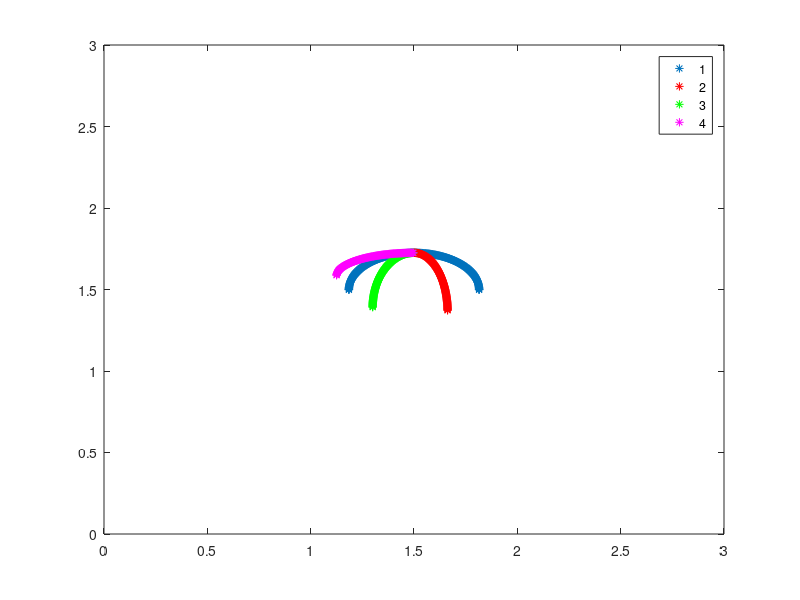
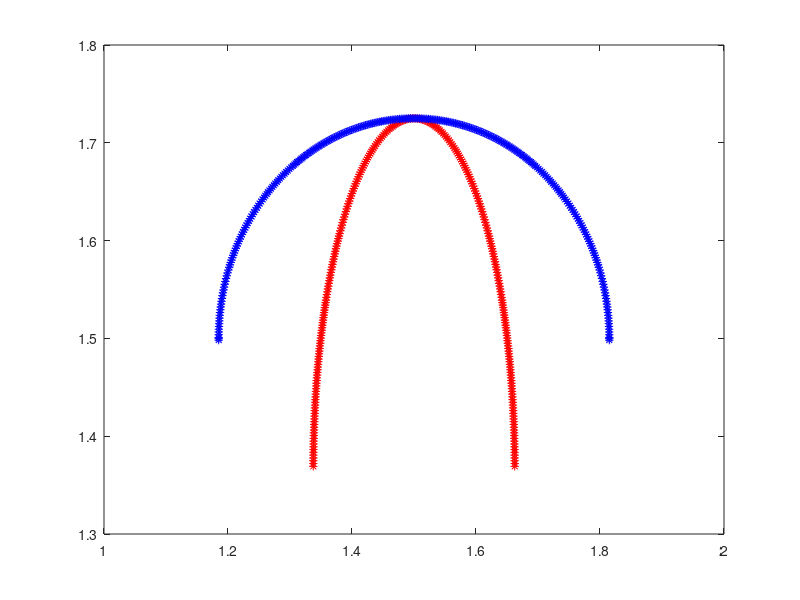

Reproduce these figures in MATLAB, in order.
function give_Me_Jelly()

L = 3;           % Length of Computational Domain
ds = L/(2*512);  % Makes Lagrangian Spaced based on 1024x1024 finest grid

frac = 0.5;

% Makes Geometry for EQUILIBRIUM State %
%
a1 = 0.63;  %Semi-major axis length for position ONE (Expanded State)
b1 = 0.45;  %Semi-minor axis length for position ONE (Expanded State)
a1 = frac*a1; b1 = frac*b1;
a1
b1
[X1 Y1 Ninfo arcL] = make_Geometry_Position_ONE(ds,a1,b1);

% Makes Geometry for OVER-CONTRACTED State for RIGHT side %
% 
a2 = 0.325; %Semi-major axis length for position TWO (Contracted State)
b2 = 0.6;   %GUESS: Semi-minor axis length for position TWO (Contracted State)
a2 = frac*a2; b2 = frac*b2;
[X2 Y2 b2] = make_Geometry_Position_TWO(a2,b2,b1,Ninfo,arcL);

% Makes Geometry for LESS-CONTRACTED State for LEFT side %
%
a3 = 0.4;   %Semi-major axis length for position TWO (Contracted State)
b3 = 0.7;   %GUESS: Semi-minor axis length for position TWO (Contracted State)
a3 = frac*a3; b3 = frac*b3;
a3
b3
[X3 Y3 b3] = make_Geometry_Position_TWO(a3,b3,b1,Ninfo,arcL);


% Makes Geometry for OVER-EXPANDED State for LEFT SIDE %
%
a4 = 0.75;  %Semi-major axis length for position TWO (Contracted State)
b4 = 0.3;   %GUESS: Semi-minor axis length for position TWO (Contracted State)
a4 = frac*a4; b4 = frac*b4;
[X4 Y4 b4] = make_Geometry_Position_TWO(a4,b4,b1,Ninfo,arcL);

% Translate Points from [-L/2,L/2]x[-L/2,L/2] -> [0,L]x[0,L]
X1 = X1 + L/2; Y1 = Y1 + L/2; 
X2 = X2 + L/2; Y2 = Y2 + L/2; 
X3 = X3 + L/2; Y3 = Y3 + L/2; 
X4 = X4 + L/2; Y4 = Y4 + L/2; 

nArm = (length(X1)-1)/2;

% Plots Geometry for Both Phases %
val = frac*0.75;
plot(X1,Y1,'*',X2(1:nArm),Y2(1:nArm),'r*',X3(nArm+2:end),Y3(nArm+2:end),'g*',X4(nArm+2:end),Y4(nArm+2:end),'m*'); hold on;
axis([0 L 0 L]);
legend('1','2','3','4');

figure(2)
plot(X2,Y2,'r*'); hold on;
plot(X1,Y1,'b*'); hold on;

% Prints Useful Info about Geometry %
fprintf('\n\n');
fprintf('Number of Total Geometry Pts: %d\n',Ninfo(2));
fprintf('Number of Geometry Pts in EACH Arm: %d\n',Ninfo(1));
fprintf('Arc length of bell (one side): %d\n',arcL);
fprintf('\n');
fprintf('(X1,Y1): Equilibrium State\n');
fprintf('(X2,Y2): OVER-Contracted State for RIGHT Side\n');
fprintf('(X3,Y3): Contracted State for LEFT Side (slightly less than right side)\n');
fprintf('(X4,Y4): OVER-EXPANDED State for LEFT Side\n');
fprintf('\n');
fprintf('Idea: \n');
fprintf('RHS contracts further than LHS, rests & returns to equil. state after LHS begins expanding\n');
fprintf('LHS contracts less than RHS, then expands further than equil. state and then returns to equil. state\n');
fprintf('\n');
fprintf('PUT FOLLOWING IN UPDATE_TARGET_POINTS.C:\n');
fprintf('numPts (# of Total Geometry Pts): %d\n',Ninfo(2));
fprintf('NL_Start (FIRST Point in LEFT Arm): %d\n\n\n',Ninfo(1)+1);


% Prints INPUT files %
print_Vertex_Pts(X1,Y1,Ninfo);
target_force = 1e6;
print_Target_Pts(target_force,Ninfo);


% Prints all vectors to .TXT files %
%print_Text_Files(Ninfo,X1,Y1,X2,Y2,X3,Y3,X4,Y4)

% Prints 2-Position Right/Left Side vectors to .TXT files %
print_2_Position_Text_File(Ninfo,X1,Y1,X2,Y2,X3,Y3);


%%%%%%%%%%%%%%%%%%%%%%%%%%%%%%%%%%%%%%%%%%%%%%%%%%%%%%%%%%%%%%%%%%%%%%%%%%%%%
%
% Function: Prints 2 Position Phases:
%           XY(:,1) = original position x-Values
%           XY(:,3) = original position y-Values
%           XY(2:N+1,2) = 2nd position x-Values for RIGHT bell
%           XY(N+2:end,2) = 2nd position x-Values for LEFT bell
%           XY(2:N+1,4) = 2nd position y-Values for RIGHT bell
%           XY(N+2:end,4) = 2nd position y-Values for LEFT bell
%
%%%%%%%%%%%%%%%%%%%%%%%%%%%%%%%%%%%%%%%%%%%%%%%%%%%%%%%%%%%%%%%%%%%%%%%%%%%%%

function print_2_Position_Text_File(Ninfo,X1,Y1,X2,Y2,X3,Y3)

N = Ninfo(1);    % Number of pts. in ONE arm
NTot = Ninfo(2); % Total # of Lag Pts. on Jelly Bell

% Initialization
XY = zeros(NTot,4); 

% Construct Matrices For Storing Points
XY(:,1) = X1(1:NTot); XY(:,2) = X1(1:NTot); 
XY(:,3) = Y1(1:NTot); XY(:,4) = Y1(1:NTot); 

% 2nd Phase Right Arm
XY(2:N+1,2) = X2(2:N+1);
XY(2:N+1,4) = Y2(2:N+1);

% 2nd Phase Left Arm
XY(N+2:end,2) = X3(N+2:end);
XY(N+2:end,4) = Y3(N+2:end);

% PLOT TEST! %
%figure(3)
%plot(XY(:,1),XY(:,3),'k*'); hold on;
%plot(XY(:,2),XY(:,4),'g*'); hold on;

% PRINT x/y-Information %
fileID_x1 = fopen('XY_2Pos.txt','w');
fprintf(fileID_x1,'%1.16e\n',X1);
fclose(fileID_x1);


%%%%%%%%%%%%%%%%%%%%%%%%%%%%%%%%%%%%%%%%%%%%%%%%%%%%%%%%%%%%%%%%%%%%%%%%%%%%%
%
% Function to PRINT all TEXT files for both PHASES
%
%%%%%%%%%%%%%%%%%%%%%%%%%%%%%%%%%%%%%%%%%%%%%%%%%%%%%%%%%%%%%%%%%%%%%%%%%%%%%

function print_Text_Files(Ninfo,X1,Y1,X2,Y2,X3,Y3,X4,Y4)

N = Ninfo(1); %Number of pts. in ONE arm

% x-Information %

fileID_x1 = fopen('x1.txt','w');
fprintf(fileID_x1,'%1.16e\n',X1);
fclose(fileID_x1);

fileID_x2 = fopen('x2.txt','w');
fprintf(fileID_x2,'%1.16e\n',X2);
fclose(fileID_x2);

fileID_x3 = fopen('x3.txt','w');
fprintf(fileID_x3,'%1.16e\n',X3);
fclose(fileID_x3);

fileID_x4 = fopen('x4.txt','w');
fprintf(fileID_x4,'%1.16e\n',X4);
fclose(fileID_x4);

% y-Information %

fileID_y1 = fopen('y1.txt','w');
fprintf(fileID_y1,'%1.16e\n',Y1);
fclose(fileID_y1);

fileID_y2 = fopen('y2.txt','w');
fprintf(fileID_y2,'%1.16e\n',Y2);
fclose(fileID_y2);

fileID_y3 = fopen('y3.txt','w');
fprintf(fileID_y3,'%1.16e\n',Y3);
fclose(fileID_y3);

fileID_y4 = fopen('y4.txt','w');
fprintf(fileID_y4,'%1.16e\n',Y4);
fclose(fileID_y4);


% xR1 = X1(2:2+N-1); % x-Pts. on RHS of center point for Position ONE
% xL1 = X1(2+N:end); % x-Pts. on LHS of center point for Position ONE
% 
% xR2 = X2(2:2+N-1); % x-Pts. on RHS of center point for Position TWO
% xL2 = X2(2+N:end); % x-Pts. on LHS of center point for Position TWO
% 
% yR1 = Y1(2:2+N-1); % y-Pts. on RHS of center point for Position ONE
% yL1 = Y1(2+N:end); % y-Pts. on RHS of center point for Position ONE
% 
% yR2 = Y2(2:2+N-1); % y-Pts. on LHS of center point for Position TWO
% yL2 = Y2(2+N:end); % y-Pts. on LHS of center point for Position TWO
% 
% 
% fileID_xR1 = fopen('xR_1.txt','w');
% fprintf(fileID_xR1,'%1.16e\n',xR1);
% fclose(fileID_xR1);
% 
% fileID_xR2 = fopen('xR_2.txt','w');
% fprintf(fileID_xR2,'%1.16e\n',xR2);
% fclose(fileID_xR2);
% 
% fileID_xL1 = fopen('xL_1.txt','w');
% fprintf(fileID_xL1,'%1.16e\n',xL1);
% fclose(fileID_xL1);
% 
% fileID_xL2 = fopen('xL_2.txt','w');
% fprintf(fileID_xL2,'%1.16e\n',xL2);
% fclose(fileID_xL2);
% 
% 
% fileID_yR1 = fopen('yR_1.txt','w');
% fprintf(fileID_yR1,'%1.16e\n',yR1);
% fclose(fileID_yR1);
% 
% fileID_yR2 = fopen('yR_2.txt','w');
% fprintf(fileID_yR2,'%1.16e\n',yR2);
% fclose(fileID_yR2);
% 
% fileID_yL1 = fopen('yL_1.txt','w');
% fprintf(fileID_yL1,'%1.16e\n',yL1);
% fclose(fileID_yL1);
% 
% fileID_yL2 = fopen('yL_2.txt','w');
% fprintf(fileID_yL2,'%1.16e\n',yL2);
% fclose(fileID_yL2);


%%%%%%%%%%%%%%%%%%%%%%%%%%%%%%%%%%%%%%%%%%%%%%%%%%%%%%%%%%%%%%%%%%%%%%%%%%%%%
%
% Makes the Oblate Geometry (via ellipses)
%
%%%%%%%%%%%%%%%%%%%%%%%%%%%%%%%%%%%%%%%%%%%%%%%%%%%%%%%%%%%%%%%%%%%%%%%%%%%%%

function [X1 Y1 Ninfo arcL] = make_Geometry_Position_ONE(ds,a,b)

%a: Semi-major axis (along horizontal)
%b: Semi-minor axis (along vertical)

%Finding elliptical arc length
h = ( (a-b)/(a+b) )^2;
arcL = (1/4)* pi*(a+b)*(1 + 3*h/ (10 + sqrt(4-3*h) ) ); % (1/4)th of the entire ELLIPTICAL ARC

n = 1;        %counting for array
X(n) = 0;     %first x-value at (0,-b)
Y(n) = -b;    %first y-value at (0,-b)
tprev = -pi/2;  %initial angle 

tol = ds / 10; %error tolerance for root-finding algorithm

maxy = max(a,b);

    while tprev < 0 
    
        n = n+1;
        tnext = tprev + ds/maxy; %Guess for next angle value
        
        if tprev < -pi/4
            tfar =  0.0;%abs(2*tprev);      %Far guess
        else
            tfar = pi/4;
        end
            
        %initiating guess for bisection-algorithm
        xn = a*cos(tnext);
        yn = b*sin(tnext);
        errSign = ( ds - sqrt( (xn-X(n-1))^2 + (yn-Y(n-1))^2 ) );
        err = abs(errSign);
    
        %Bisection algorithm to make points equally spaced
        while ( err > tol )
        
            if errSign < 0
                tfar = tnext;
                tnext = (tnext+tprev)/2;
            elseif errSign > 0
                tprev = tnext;
                tnext = (tnext+tfar)/2;
            end
            
            if tnext<tprev
                fprintf('NOT CONVERGING AT ANGLE %d\n',tprev)
                break;  
            end
            
            xn = a*cos(tnext);
            yn = b*sin(tnext);
            errSign = ( ds - sqrt( (xn-X(n-1))^2 + (yn-Y(n-1))^2 ) );
            err = abs(errSign);
        end
        
        X(n) = xn;   %Store X-value
        Y(n) = yn;   %Store Y-value
        tprev = tnext; %Update previous angle
    
        %plot(xn,yn,'*'); hold on;

        
    end
    
 N = length(X);   
 X(N+1) = a; %Add one more pt.
 Y(N+1) = 0; %Add one more pt.
  
 X1 = [X -X(2:end)]; %Reflects geometry 
 Y1 = -[Y  Y(2:end)]; %Y-values for reflected X-value points
 
 Ninfo(1) = N;          % # of pts. along one arm (NOT counting center pt.)
 Ninfo(2) = length(X1); % Total # of pts. in geometry

 
 
%%%%%%%%%%%%%%%%%%%%%%%%%%%%%%%%%%%%%%%%%%%%%%%%%%%%%%%%%%%%%%%%%%%%%%%%%%%%%
%
% Makes the Oblate Geometry (via ellipses)
%
%%%%%%%%%%%%%%%%%%%%%%%%%%%%%%%%%%%%%%%%%%%%%%%%%%%%%%%%%%%%%%%%%%%%%%%%%%%%%

function [X2 Y2 b] = make_Geometry_Position_TWO(a,bguess,b1,Ninfo,L)


%Find correct b to give same length arm
b = Newtons_Give_Me_Semi_Minor(a,bguess,L);


%Finding elliptical arc length
h = ( (a-b)/(a+b) )^2;
arcL = (1/4)* pi*(a+b)*(1 + 3*h/ (10 + sqrt(4-3*h) ) ); % (1/4)th of the entire ELLIPTICAL ARC

ds2 = arcL / Ninfo(1); %Ensures same number of pts on arm for position ONE and TWO

[X Y Ninfo] = make_Elliptic_Geometry_Position_TWO(ds2,a,b,Ninfo);

dV = b1-b;   %Makes sure first pt is the same as in position ONE

Y2 = -(Y-dV);%Minus sign to put jelly into right orientation
X2 = X;

%Ninfo
%plot(X2,Y2,'r*'); hold on;


%%%%%%%%%%%%%%%%%%%%%%%%%%%%%%%%%%%%%%%%%%%%%%%%%%%%%%%%%%%%%%%%%%%%%%%%%%%%%
%
% Makes the Oblate Geometry (via ellipses)
%
%%%%%%%%%%%%%%%%%%%%%%%%%%%%%%%%%%%%%%%%%%%%%%%%%%%%%%%%%%%%%%%%%%%%%%%%%%%%%

function b = Newtons_Give_Me_Semi_Minor(a,bn,L)

tol = 1e-6;

bprev = 0.2*bn; %"Previous Guess" (left side of guess)
bnext = bn;     % First "Guess" at b
bfar =  1.5*bn; %"Far Guess" (right side of guess)

%Finding elliptical arc length
h = ( (a-bn)/(a+bn) )^2;
arcL = (1/4)* pi*(a+bn)*(1 + 3*h/ (10 + sqrt(4-3*h) ) ); % (1/4)th of the entire ELLIPTICAL ARC

errSign = L - arcL;
err = abs( errSign );


%Bisection algorithm to make points equally spaced
while ( err > tol )
        
    if errSign < 0
        bfar = bnext;
        bnext = (bnext+bprev)/2;
    elseif errSign > 0
        bprev = bnext;
        bnext = (bnext+bfar)/2;
    end
            
    %if bnext<bprev
    %    fprintf('NOT CONVERGING AT ANGLE %d\n',tprev)
    %    break;  
    %end
         
    %Finding elliptical arc length
    h = ( (a-bnext)/(a+bnext) )^2;
    arcL = (1/4)* pi*(a+bnext)*(1 + 3*h/ (10 + sqrt(4-3*h) ) ); % (1/4)th of the entire ELLIPTICAL ARC
    
    errSign = ( L - arcL );
    err = abs(errSign);
end

b = bnext; %Assign value

%%%%%%%%%%%%%%%%%%%%%%%%%%%%%%%%%%%%%%%%%%%%%%%%%%%%%%%%%%%%%%%%%%%%%%%%%%%%%
%
% Makes the Oblate Geometry (via ellipses)
%
%%%%%%%%%%%%%%%%%%%%%%%%%%%%%%%%%%%%%%%%%%%%%%%%%%%%%%%%%%%%%%%%%%%%%%%%%%%%%

function [X1 Y1 Ninfo] = make_Elliptic_Geometry_Position_TWO(ds,a,b,Ninfo)

%a: Semi-major axis (along horizontal)
%b: Semi-minor axis (along vertical)

n = 1;        %counting for array
X(n) = 0;     %first x-value at (0,-b)
Y(n) = -b;    %first y-value at (0,-b)
tprev = -pi/2;  %initial angle 

tol = ds / 10; %error tolerance for root-finding algorithm

maxy = max(a,b);

    while n < Ninfo(1)+1 
    
        n = n+1;
        tnext = tprev + ds/maxy; %Guess for next angle value
        
        if tprev < -pi/4
            tfar =  0.0;%abs(2*tprev);      %Far guess
        else
            tfar = pi/4;
        end
            
        %initiating guess for bisection-algorithm
        xn = a*cos(tnext);
        yn = b*sin(tnext);
        errSign = ( ds - sqrt( (xn-X(n-1))^2 + (yn-Y(n-1))^2 ) );
        err = abs(errSign);
    
        %Bisection algorithm to make points equally spaced
        while ( err > tol )
        
            if errSign < 0
                tfar = tnext;
                tnext = (tnext+tprev)/2;
            elseif errSign > 0
                tprev = tnext;
                tnext = (tnext+tfar)/2;
            end
            
            if tnext<tprev
                fprintf('NOT CONVERGING AT ANGLE %d\n',tprev)
                break;  
            end
            
            xn = a*cos(tnext);
            yn = b*sin(tnext);
            errSign = ( ds - sqrt( (xn-X(n-1))^2 + (yn-Y(n-1))^2 ) );
            err = abs(errSign);
        end
        
        X(n) = xn;   %Store X-value
        Y(n) = yn;   %Store Y-value
        tprev = tnext; %Update previous angle
    
        %plot(xn,yn,'*'); hold on;

        
    end
    
 N = length(X)-1;   
 %X(N+1) = a; %Add one more pt.
 %Y(N+1) = 0; %Add one more pt.
 
 %plot(X,Y,'*'); hold on;
 
 X1 = [X -X(2:end)]; %Reflects geometry 
 Y1 = [Y  Y(2:end)]; %Y-values for reflected X-value points
 
 Ninfo(1) = N;          % # of pts. along one arm (NOT counting center pt.)
 Ninfo(2) = length(X1); % Total # of pts. in geometry














%%%%%%%%%%%%%%%%%%%%%%%%%%%%%%%%%%%%%%%%%%%%%%%%%%%%%%%%%%%%%%%%%%%%%%%%%%%%%%%%
% Function to print VERTEX points
%%%%%%%%%%%%%%%%%%%%%%%%%%%%%%%%%%%%%%%%%%%%%%%%%%%%%%%%%%%%%%%%%%%%%%%%%%%%%%%%

function print_Vertex_Pts(X,Y,Ninfo)

%Ninfo(1): # of pts. on one arm on Jellyfish
%Ninfo(2): # of total pts. in Jellyfish Geometry

Ntot = Ninfo(2);

vertex_fid = fopen('jellyfish.vertex', 'w');

% first line is the number of vertices in the file
fprintf(vertex_fid, '%d\n', Ntot);

for i=1:Ntot
    fprintf(vertex_fid, '%1.16e %1.16e\n', X(i), Y(i) );    
end
    
fclose(vertex_fid);


%%%%%%%%%%%%%%%%%%%%%%%%%%%%%%%%%%%%%%%%%%%%%%%%%%%%%%%%%%%%%%%%%%%%%%%%%%%%%%%%
% Function to print TARGET pts.
%%%%%%%%%%%%%%%%%%%%%%%%%%%%%%%%%%%%%%%%%%%%%%%%%%%%%%%%%%%%%%%%%%%%%%%%%%%%%%%%

function print_Target_Pts(target_force,Ninfo)

%Ninfo(1): # of pts. on one arm on Jellyfish
%Ninfo(2): # of total pts. in Jellyfish Geometry

Ntot = Ninfo(2);

% Write out the target point information
target_fid = fopen('jellyfish.target', 'w');

% First line is the number of target pts. in the file
fprintf(target_fid, '%d\n', Ntot);

for s=1:Ntot
        fprintf(target_fid, '%d %1.16e\n', s , target_force);
end

fclose(target_fid);
